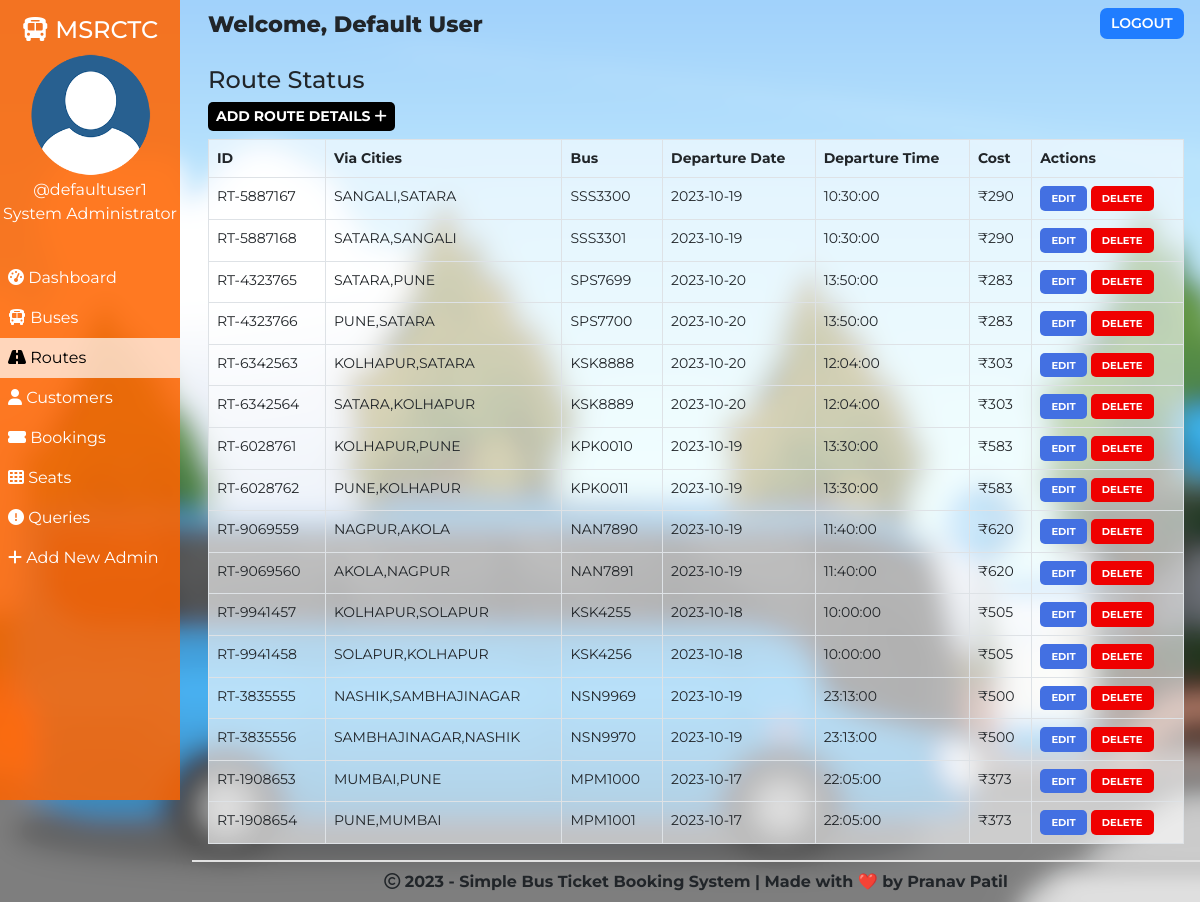
The page /admin/route.php (signed in) on the database its author committed.
### tables this page shows
CREATE TABLE `routes` (
  `id` int(100) NOT NULL,
  `route_id` varchar(255) NOT NULL,
  `bus_no` varchar(155) NOT NULL,
  `route_cities` varchar(255) NOT NULL,
  `route_dep_date` date NOT NULL,
  `route_dep_time` time NOT NULL,
  `route_step_cost` int(100) NOT NULL,
  `route_created` datetime NOT NULL DEFAULT CURRENT_TIMESTAMP
);

### admin/route.php (the view, shortened to what this page needs)
<!DOCTYPE html>
<html lang="en">
<head>
    <link href="https://cdn.jsdelivr.net/npm/bootstrap@5.0.1/dist/css/bootstrap.min.css" rel="stylesheet">
    <?php
        $page="route";
    ?>
</head>
<body>
    <?php require '../assets/partials/_admin-header.php';?>
        <?php
            $resultSql = "SELECT * FROM `routes` ORDER BY route_created DESC";
            $resultSqlResult = mysqli_query($conn, $resultSql);
            if(!mysqli_num_rows($resultSqlResult)){ ?>
                <div class="container mt-4">
                    <div id="noRoutes" class="alert alert-dark " role="alert">
                        <h1 class="alert-heading">No Routes Found!!</h1>
                        <p class="fw-light">Be the first person to add one!</p>
                        <hr>
                        <div id="addRouteAlert" class="alert alert-success" role="alert">
                                Click on <button id="add-button" class="button btn-sm"type="button"data-bs-toggle="modal" data-bs-target="#addModal">ADD <i class="fas fa-plus"></i></button> to add a route!
                        </div>
                    </div>
                </div>
            <?php }
            else { ?>
                <section id="route">
                    <div id="head">
                        <h4>Route Status</h4>
                    </div>
                    <div id="route-results">
                        <div>
                            <button id="add-button" class="button btn-sm"type="button"data-bs-toggle="modal" data-bs-target="#addModal">Add Route Details <i class="fas fa-plus"></i></button>
                        </div>
                        <table class="table table-hover table-bordered">
                            <thead>
                                <th>ID</th>
                                <th>Via Cities</th>
                                <th>Bus</th>
                                <th>Departure Date</th>
                                <th>Departure Time</th>
                                <th>Cost</th>
                                <th>Actions</th>
                            </thead>
                            <?php
                                while($row = mysqli_fetch_assoc($resultSqlResult))
                                {
                                    $id = $row["id"];
                                    $route_id = $row["route_id"];
                                    $route_cities = $row["route_cities"];
                                    $route_dep_time = $row["route_dep_time"];
                                    $route_dep_date = $row["route_dep_date"];
                                    $route_step_cost = $row["route_step_cost"];
                                    $bus_no = $row["bus_no"];
                                        ?>
                                    <tr>
                                        <td>
                                            <?php
                                                echo $route_id;
                                            ?>
                                        </td>
                                        <td>
                                            <?php
                                                echo $route_cities;
                                            ?>
                                        </td>
                                        <td>
                                            <?php
                                                echo $bus_no;
                                            ?>
                                        </td>
                                        <td>
                                            <?php
                                                echo $route_dep_date;
                                            ?>
                                        </td>
                                        <td>
                                            <?php
                                                echo $route_dep_time;
                                            ?>
                                        </td>
                                        <td>
                                            <?php
                                                echo '₹'.$route_step_cost;?>
                                        </td>
                                        <td>
                                            <button class="button edit-button " data-link="<?php echo $_SERVER['REQUEST_URI']; ?>" data-id="<?php
                                                echo $id;?>" data-cities="<?php
                                                echo $route_cities;?>" data-cost="<?php
                                                echo $route_step_cost;?>" data-date="<?php
                                                echo $route_dep_date;
                                            ?>" data-time="<?php
                                            echo $route_dep_time;
                                            ?>" data-busno="<?php
                                            echo $bus_no;
                                            ?>"
                                            >Edit</button>
                                            <button class="button delete-button" data-bs-toggle="modal" data-bs-target="#deleteModal" data-id="<?php
                                                echo $id;?>">Delete</button>
                                        </td>
                                    </tr>
                                <?php
                                }
                            ?>
                        </table>
                    </div>
                    </section>
                    <footer>
                <p>
                    <i class="far fa-copyright"></i> <?php echo date('Y');?> - Simple Bus Ticket Booking System | Made with &#10084;&#65039; by Pranav Patil
                    </p>
            </footer>
                <?php  }
            ?>
            </div>
    </main>
</body>
</html>

### assets/partials/_admin-header.php (shortened to what this page needs)
<?php
    $conn = db_connect();
    $admin_id = $_SESSION['admin_id'];
    $sql = "SELECT * FROM admins WHERE admin_id = $admin_id";
    $result = mysqli_query($conn, $sql);
    if($row = mysqli_fetch_assoc($result))
    {
        $admin_fullname = $row["admin_fullname"];
        $admin_name = $row["admin_name"];
        $admin_img_path = '../assets/user/'.$row["pp"];
    }
?>
    <main id="container">
        <div id="sidebar">
            <h4><i class="fas fa-bus"></i> MSRCTC</h4>
            <div>
                <img class="adminDp" src="<?php echo $admin_img_path; ?>" height="125px" alt="Admin Profile Pic">
                <p>
                    <?php  echo '@'.$admin_name;  ?>
                </p>
                <p>System Administrator</p>
            </div>
            <ul id="options">
                <li class="option <?php if($page=='dashboard'){ echo 'active';}?>">
                    <a href="./dashboard.php">
                    <i class="fas fa-tachometer-alt"></i> Dashboard
                    </a>
                </li>
                <li class="option <?php if($page=='bus'){ echo 'active';}?>">
                    <a href="./bus.php">
                    <i class="fas fa-bus"></i> Buses
                    </a>
                </li>
                <li class="option <?php if($page=='route'){ echo 'active';}?>">
                    <a href="./route.php">
                    <i class="fas fa-road"></i> Routes
                    </a>
                </li>
                <li class="option <?php if($page=='customer'){ echo 'active';}?>">
                    <a href="./customer.php">
                    <i class="fas fa-user"></i> Customers
                    </a>
                </li>
                <li class="option <?php if($page=='booking'){ echo 'active';}?>">
                    <a href="./booking.php">
                    <i class="fas fa-ticket-alt"></i> Bookings
                    </a>
                </li>
                <li class="option <?php if($page=='seat'){ echo 'active';}?>">
                    <a href="./seat.php">
                    <i class="fas fa-th"></i> Seats
                    </a>
                </li>
                <li class="option <?php if($page=='queries'){ echo 'active';}?>">
                    <a href="./queries.php">
                    <i class="fas fa-exclamation-circle"></i> Queries
                    </a>
                </li>
                <li class="option <?php if($page=='signup'){ echo 'active';}?>">
                    <a href="./signup.php">
                    <i class="fas fa-plus"></i> Add New Admin
                    </a>
                </li>
            </ul>
        </div>
        <div id="main-content">
            <section id="welcome">
                <ul>
                    <li class="welcome-item" >Welcome,
                        <span id="admin">
                            <?php
                                echo $admin_fullname;
                            ?>
                        </span>
                    </li>
                    <li class="welcome-item">
                        <button id="logout" class="btn-sm">
                            <a href="../assets/partials/_logout.php">LOGOUT</a>
                        </button>
                    </li>
                </ul>
            </section>

### assets/styles/admin.php (style rules this page uses)
body { margin: 0; box-sizing: border-box; font-family: 'Montserrat', sans-serif; background-image: url("../assets/img/sample1_blur.png"); background-size: cover; background-attachment: fixed; }
html { scroll-behavior: smooth; }
*, *::after, *::before { box-sizing: inherit; }
.adminDp { border-radius: 50%; }
tbody, td, tfoot, th, thead, tr { background-color: #FFFFFF60; }
table { border-radius:6px; }
tr { transition: 0.5s; }
#welcome { background-color: transparent; }
#welcome ul { display: flex; justify-content: space-between; list-style-type: none; padding: 0; margin: 0; }
#welcome li { margin: 0 1rem; padding: 0.5rem 0; }
#welcome li:first-child { font-weight: 800; font-size: 1.4rem; }
#logout { padding: 0.3rem 0.7rem; background-color: #207DFF; font-weight: 600; outline: none; border: none; border-radius: 7px; }
#welcome { background-color: transperent; }
#logout a { color: white; text-decoration: none; }
footer { border-top: 2px solid #e2e2e2; padding: 0.5rem 0; text-align: center; font-weight: bold; }
footer p { margin: 0; }
#sidebar { text-align: center; background-color: #ff6500DD; color: white; position: relative; top: 0%; padding-top: 1rem; z-index: 2; height: 100vh; }
#sidebar p { margin: 0; }
#sidebar ul { margin-top: 2rem; }
#options { list-style-type: none; text-align: left; padding-left: 0; }
.option a { display: block; padding: 0.5rem; text-decoration: none; color: inherit; transition: 0.5s; }
.active { background-color:#FFFFFFB0; color:black; }
#main-content { margin-left: 16%; }
@media only screen and (min-width:1000px) { #sidebar { text-align: center; background-color: #ff6500DD; color: white; width: 15%; position: fixed; top: 0%; padding-top: 1rem; z-index: 2; height: 100vh; } }
@media only screen and (min-width:1000px) { #sidebar p { margin: 0; } }
@media only screen and (min-width:1000px) { #sidebar ul { margin-top: 2rem; } }
@media only screen and (min-width:1000px) { #options { list-style-type: none; text-align: left; padding-left: 0; } }
@media only screen and (min-width:1000px) { .option a { display: block; padding: 0.5rem; text-decoration: none; color: inherit; transition: 0.5s; } }
@media only screen and (min-width:1000px) { .active { background-color:#FFFFFFB0; color:black; } }
@media only screen and (min-width:1000px) { #main-content { margin-left: 16%; } }

### assets/styles/admin-options.php (style rules this page uses)
* { font-family: Montserrat; }
#booking #head, #customer #head, #route #head, #seat #head, #bus #head, #query #head { padding-top: 1rem; }
#booking, #customer, #route, #bus, #seat, #query { padding: 0 1rem; }
#booking-results > div, #customer-results > div, #route-results > div, #bus-results > div #query-results > div { margin-bottom: 0.5rem; }
#booking-results button, #customer-results button, #route button, #bus-results button, #query-results button { border-radius: 5px; }
.button { border: none; font-weight: bold; text-transform: uppercase; }
#add-button { background-color: black; color: white; }
#route table { width: 100%; }
table { font-size: 14px; }
#bus .edit-button, #bus .delete-button, #route .edit-button, #route .delete-button, #customer .edit-button, #customer .delete-button, #query .delete-button, #query .reply-button { padding: 0.3rem 0.7rem; }
table th,td { padding-left: 0.3rem; }
table button { color: white; }
.edit-button, .reply-button { background-color: #4370E2; }
.delete-button { background-color: #EF0000; }
.edit-button, .delete-button, .reply-button { font-size: 10px }

### rows shown on the page
routes: route "RT-5887167", route_cities "SANGALI,SATARA", bus_no "SSS3300", route_dep_date "2023-10-19", route_dep_time "10:30:00", route_step_cost "290"
routes: route "RT-5887168", route_cities "SATARA,SANGALI", bus_no "SSS3301", route_dep_date "2023-10-19", route_dep_time "10:30:00", route_step_cost "290"
routes: route "RT-4323765", route_cities "SATARA,PUNE", bus_no "SPS7699", route_dep_date "2023-10-20", route_dep_time "13:50:00", route_step_cost "283"
routes: route "RT-4323766", route_cities "PUNE,SATARA", bus_no "SPS7700", route_dep_date "2023-10-20", route_dep_time "13:50:00", route_step_cost "283"
routes: route "RT-6342563", route_cities "KOLHAPUR,SATARA", bus_no "KSK8888", route_dep_date "2023-10-20", route_dep_time "12:04:00", route_step_cost "303"
routes: route "RT-6342564", route_cities "SATARA,KOLHAPUR", bus_no "KSK8889", route_dep_date "2023-10-20", route_dep_time "12:04:00", route_step_cost "303"
routes: route "RT-6028761", route_cities "KOLHAPUR,PUNE", bus_no "KPK0010", route_dep_date "2023-10-19", route_dep_time "13:30:00", route_step_cost "583"
routes: route "RT-6028762", route_cities "PUNE,KOLHAPUR", bus_no "KPK0011", route_dep_date "2023-10-19", route_dep_time "13:30:00", route_step_cost "583"
routes: route "RT-9069559", route_cities "NAGPUR,AKOLA", bus_no "NAN7890", route_dep_date "2023-10-19", route_dep_time "11:40:00", route_step_cost "620"
routes: route "RT-9069560", route_cities "AKOLA,NAGPUR", bus_no "NAN7891", route_dep_date "2023-10-19", route_dep_time "11:40:00", route_step_cost "620"
routes: route "RT-9941457", route_cities "KOLHAPUR,SOLAPUR", bus_no "KSK4255", route_dep_date "2023-10-18", route_dep_time "10:00:00", route_step_cost "505"
routes: route "RT-9941458", route_cities "SOLAPUR,KOLHAPUR", bus_no "KSK4256", route_dep_date "2023-10-18", route_dep_time "10:00:00", route_step_cost "505"
routes: route "RT-3835555", route_cities "NASHIK,SAMBHAJINAGAR", bus_no "NSN9969", route_dep_date "2023-10-19", route_dep_time "23:13:00", route_step_cost "500"
routes: route "RT-3835556", route_cities "SAMBHAJINAGAR,NASHIK", bus_no "NSN9970", route_dep_date "2023-10-19", route_dep_time "23:13:00", route_step_cost "500"
routes: route "RT-1908653", route_cities "MUMBAI,PUNE", bus_no "MPM1000", route_dep_date "2023-10-17", route_dep_time "22:05:00", route_step_cost "373"
routes: route "RT-1908654", route_cities "PUNE,MUMBAI", bus_no "MPM1001", route_dep_date "2023-10-17", route_dep_time "22:05:00", route_step_cost "373"

### other values the page prints
$admin_name "defaultuser1"
$admin_fullname "Default User"
